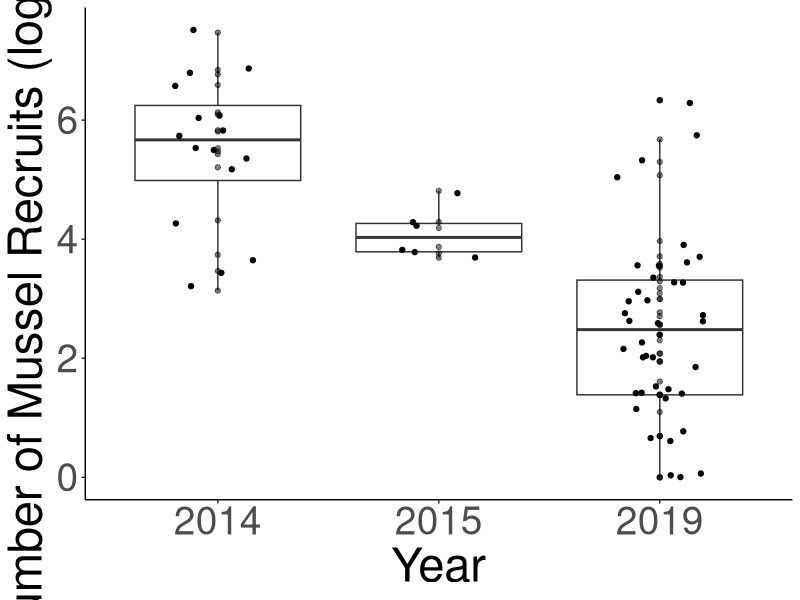
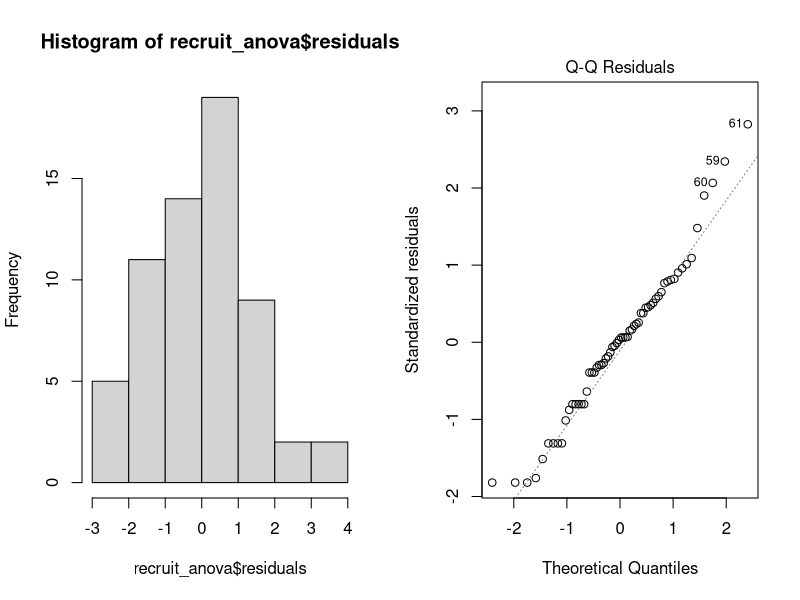
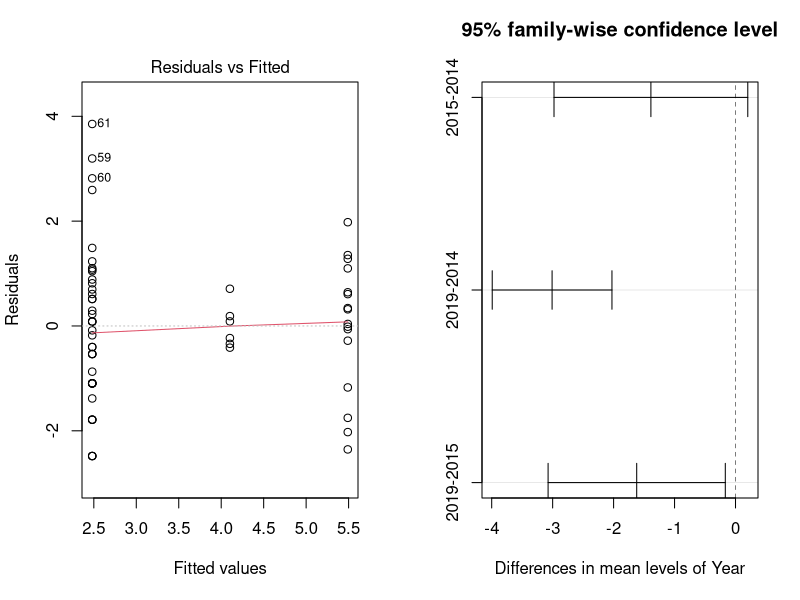

Reproduce these figures in R, in order.
## ---- chunk 1
library(here)
library(tidyverse)
library(lubridate)
library(broom) # for tidy tables
## ---- chunk 2
recruitment <- read.csv(here("Data", "mussel_recruitment_data.csv"))
## ---- chunk 3
recruitment <- recruitment %>% select(Date.Collected, Tuffy, Plot, Site, X..of.Mussels)
## ---- chunk 4
names(recruitment)[1] <- "Date"
names(recruitment)[3] <- "WholePlot"
names(recruitment)[5] <- "Num.Recruits"
## ---- chunk 5
recruitment$Date <- as.Date(recruitment$Date, "%m/%d/%y")
## ---- chunk 6
recruitment[,"Year"] <- NA
recruitment$Year <- as.factor(format(recruitment$Date, "%Y"))
## ---- chunk 7
recruitment[, "Month"] <- NA
recruitment$Month <- as.factor(format(recruitment$Date, "%m"))
## ---- chunk 8
recruitment$Tuffy <- as.factor(recruitment$Tuffy)
recruitment$WholePlot <- as.factor(recruitment$WholePlot)
recruitment$Site <- as.factor(recruitment$Site)
## ---- chunk 9
recruitment[, "log_recruits"] <- NA
recruitment$log_recruits <- log(recruitment$Num.Recruits + 1)
## ---- chunk 10
Fig4 <- recruitment %>% group_by(Year) %>% 
  ggplot(aes(x = Year, y = log_recruits)) + 
  geom_boxplot() +
  theme(panel.background = element_blank(),     
        axis.line = element_line(colour = "black"),
        axis.text = element_text(size=28), 
        axis.title = element_text(size=34)) +
  labs(x = "Year", y ="Number of Mussel Recruits (log (x+1))") + 
  geom_point(alpha=0.5) + geom_jitter(width=0.2, height =0.1)

Fig4
#ggsave(here("Figures", "Fig4.png", height=2, width=3,scale = 3))
## ---- chunk 11
recruit_log <- recruitment %>% filter(!is.na(Num.Recruits)) %>% mutate(logRecruit = log(Num.Recruits+1))
## ---- chunk 12
recruit_anova <- aov(logRecruit ~ Year, data = recruit_log)
summary(recruit_anova)
tidy(recruit_anova)
## ---- chunk 13
#checking normality
par(mfrow = c(1,2)) # puts two plots side by side in the same window
hist(recruit_anova$residuals) # residuals histogram
plot(recruit_anova, which = 2) # Q-Q plot

# Histogram of residuals should follow a normal (gaussian) distribution, and the points in the Q-Q plot should lie mostly on the straight line
## ---- chunk 14
#checking homoskedasticity (homogeneity of variances) w/ residuals vs fitted values plot
plot(recruit_anova, which = 1)
# We want to see a straight red line centered around zero! This means residuals do NOT systematically differ across different groups. --> looks pretty good
## ---- chunk 15
recruit_lm <- lm(logRecruit ~ Year, data = recruit_log)
summary(recruit_lm)
## ---- chunk 16
recruit_tukey <- TukeyHSD(recruit_anova, conf.level = .95)
recruit_tukey
plot(recruit_tukey)
tidy(recruit_tukey)


# 2014 and 2015 are not significantly different from each other
# 2019 is significantly different from both 2014 and 2015
